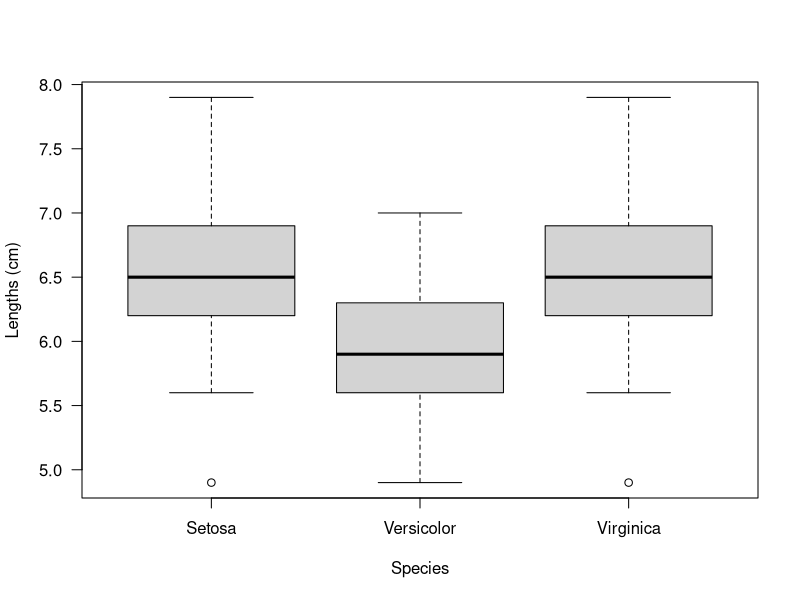

Reproduce this figure in R.
#packages
library(dplyr)

#load dataset
data(iris)

#basic analysis
##summary
summary(iris)
##summary
str(iris) 
##first observations
head(iris)

#sepal length analysis
##setosa
SS <-subset(iris, subset=Sepal.Length & Species == "setosa") %>%
     select(-Sepal.Width, -Petal.Length, -Petal.Width)
##versicolor
SV <- SS <-subset(iris, subset=Sepal.Length & Species == "versicolor") %>%
  select(-Sepal.Width, -Petal.Length, -Petal.Width)
##virginica
SVI <- SS <-subset(iris, subset=Sepal.Length & Species == "virginica") %>%
  select(-Sepal.Width, -Petal.Length, -Petal.Width)
#boxplot
boxplot(SS$Sepal.Length, SV$Sepal.Length, SVI$Sepal.Length, xlab = "Species", ylab ="Lengths (cm)", las = 1, names=c("Setosa", "Versicolor", "Virginica"))
#range
max(iris$Sepal.Length)-min(iris$Sepal.Length)
max(SS$Sepal.Length)-min(SS$Sepal.Length) #setosa
max(SV$Sepal.Length)-min(SV$Sepal.Length) #versicolor
max(SVI$Sepal.Length)-min(SVI$Sepal.Length) #virginica
